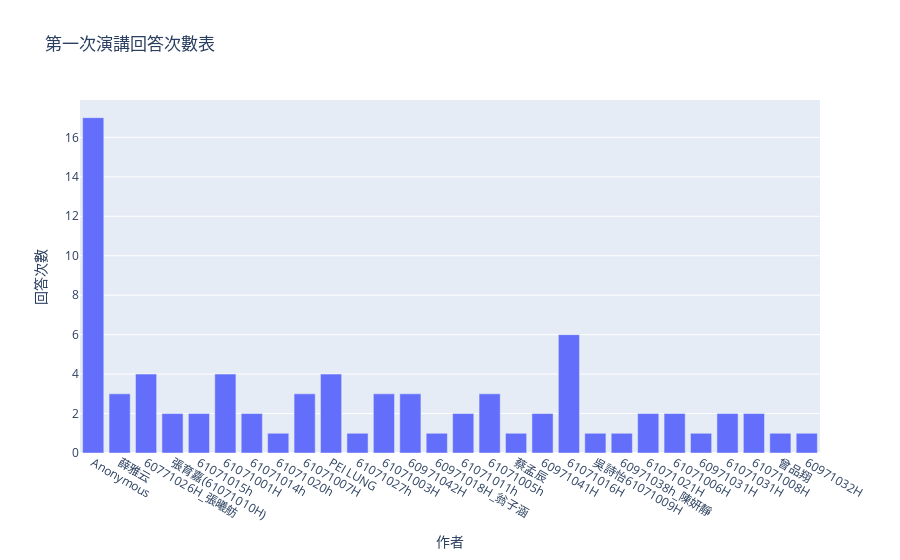

Here is the notebook cell this chart was saved with:
### Code cell
#資料視覺化
import plotly.express as px
import pandas as pd
px.bar(result,x="作者",y="回答次數",title="第一次演講回答次數表")

### Figure 1 — Plotly figure (JSON) as saved in the notebook; plotly's stock layout.template omitted (floating-point values rounded to 4 significant figures)
{"data": [{"alignmentgroup": "True", "hovertemplate": "作者=%{x}<br>回答次數=%{y}<extra></extra>", "legendgroup": "", "marker": {"color": "#636efa", "pattern": {"shape": ""}}, "name": "", "offsetgroup": "", "orientation": "v", "showlegend": false, "textposition": "auto", "type": "bar", "x": ["Anonymous", "薛雅云", "60771026H_張曦舫", "張育嘉(61071010H)", "61071015h", "61071001H", "61071014h", "61071020h", "61071007H", "PEI LUNG", "61071027h", "61071003H", "60971042H", "60971018H_翁子涵", "61071011h", "61071005h", "蔡孟辰", "60971041H", "61071016H", "吳詩怡61071009H", "60971038h_陳妍靜", "61071021H", "61071006H", "60971031H", "61071031H", "61071008H", "曾品翔", "60971032H"], "xaxis": "x", "y": [17, 3, 4, 2, 2, 4, 2, 1, 3, 4, 1, 3, 3, 1, 2, 3, 1, 2, 6, 1, 1, 2, 2, 1, 2, 2, 1, 1], "yaxis": "y"}], "layout": {"barmode": "relative", "legend": {"tracegroupgap": 0}, "title": {"text": "第一次演講回答次數表"}, "xaxis": {"anchor": "y", "domain": [0, 1], "title": {"text": "作者"}}, "yaxis": {"anchor": "x", "domain": [0, 1], "title": {"text": "回答次數"}}}}
